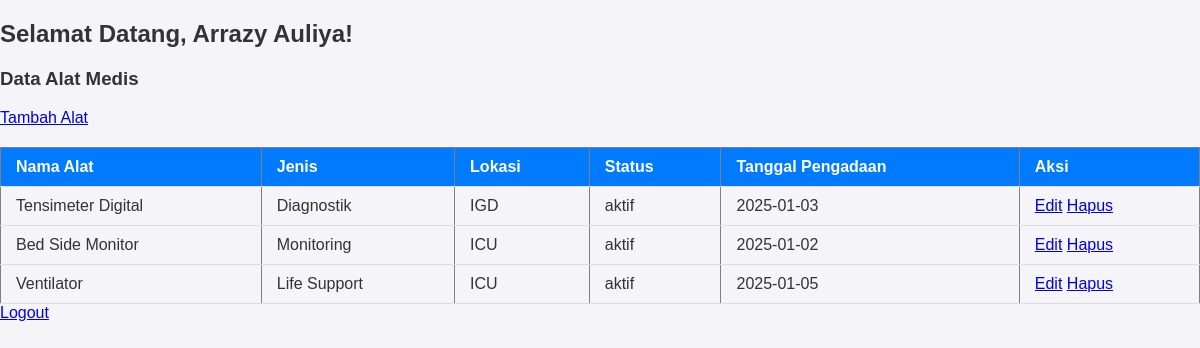
The app's page /index.php (signed in) with its own data.
### tables this page shows
CREATE TABLE `alat_medis` (
  `id` int(11) NOT NULL,
  `nama_alat` varchar(100) NOT NULL,
  `jenis` varchar(50) NOT NULL,
  `lokasi` varchar(100) NOT NULL,
  `status` varchar(50) NOT NULL DEFAULT 'aktif',
  `tanggal_pengadaan` date NOT NULL
);

### index.php (the view, shortened to what this page needs)
<?php
include "koneksi.php";
$query = "SELECT * FROM alat_medis";
$result = mysqli_query($koneksi, $query);
?>
<!DOCTYPE html>
<html lang="en">
<head>
</head>
<body>
    <h2>Selamat Datang, <?= $_SESSION['username']; ?>!</h2>
    <h3>Data Alat Medis</h3>
    <a href="tambah_alat.php">Tambah Alat</a>
    <table border="1">
        <tr>
            <th>Nama Alat</th>
            <th>Jenis</th>
            <th>Lokasi</th>
            <th>Status</th>
            <th>Tanggal Pengadaan</th>
            <th>Aksi</th>
        </tr>
        <?php while ($row = mysqli_fetch_assoc($result)) : ?>
        <tr>
            <td><?= $row['nama_alat']; ?></td>
            <td><?= $row['jenis']; ?></td>
            <td><?= $row['lokasi']; ?></td>
            <td><?= $row['status']; ?></td>
            <td><?= $row['tanggal_pengadaan']; ?></td>
            <td>
                <a href="edit_alat.php?id=<?= $row['id']; ?>">Edit</a>
                <a href="hapus_alat.php?id=<?= $row['id']; ?>" onclick="return confirm('Hapus alat ini?')">Hapus</a>
            </td>
        </tr>
        <?php endwhile; ?>
    </table>
    <a href="logout.php">Logout</a>
</body>
</html>
<link rel="stylesheet" href="style.css">

### style.css (style rules this page uses)
body { font-family: Arial, sans-serif; margin: 0; padding: 0; background-color: #f4f4f9; color: #333; }
table { width: 100%; border-collapse: collapse; margin-top: 20px; }
table th, table td { padding: 10px 15px; text-align: left; border-bottom: 1px solid #ddd; }
table th { background-color: #007bff; color: white; }

### records on screen
alat_medis: nama_alat "Tensimeter Digital", jenis "Diagnostik", lokasi "IGD", status "aktif", tanggal_pengadaan "2025-01-03"
alat_medis: nama_alat "Bed Side Monitor", jenis "Monitoring", lokasi "ICU", status "aktif", tanggal_pengadaan "2025-01-02"
alat_medis: nama_alat "Ventilator", jenis "Life Support", lokasi "ICU", status "aktif", tanggal_pengadaan "2025-01-05"

### other values on screen
$_SESSION['username'] "Arrazy Auliya"
